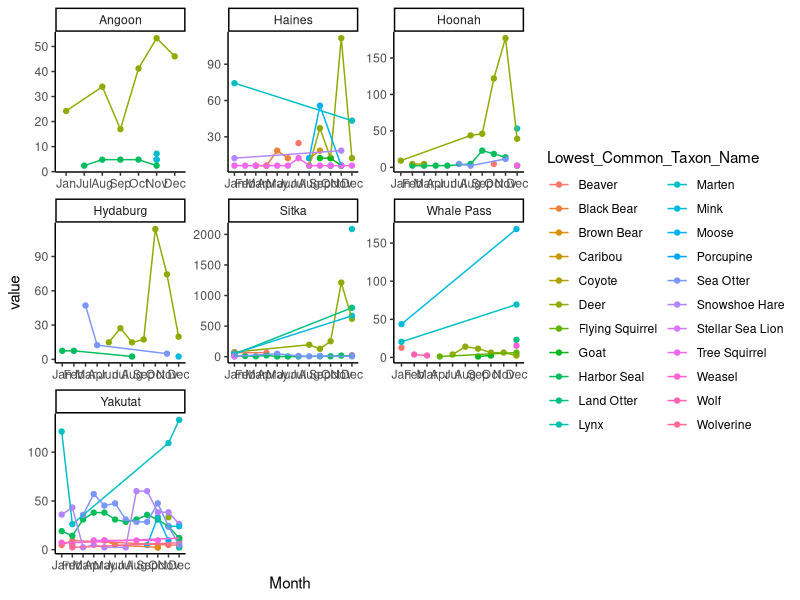

Generate this figure with R: (Note: this script raises an error after producing the figure.)
##ADF&G Harvest Timings
library(tidyverse)
library(ggplot2)
library(readxl)
library(reshape2)
df_mam <- read_excel("data/Harvest_Timing_ADFG.xlsx", sheet = 1)
df_bird <- read_excel("data/Harvest_Timing_ADFG.xlsx", sheet = 2)

##clean up mammal dataframe to remove the sex specifics
df_mam <- df_mam %>%
  filter(!grepl("male", Resource)) %>%
  filter(!grepl("sex", Resource)) %>%
  filter(!grepl("cow", Resource)) %>%
  filter(!grepl("bull", Resource)) %>%
  rename(Lowest_Common_Taxon_Name = "Resource")

##read in taxa characteristics
char <- read_excel("data/harvest_species_list_characteristics_5.xlsx", sheet = 1)

df_mam_2 <- df_mam %>%
  left_join(char, by = "Lowest_Common_Taxon_Name") %>%
  select(Community, Year, Taxa_lvl1:Taxa_lvl5, Lowest_Common_Taxon_Name, Habitat:Trophic_Category, Jan:Unk)

test <- df_mam_2 %>%
  filter(is.na(Taxa_lvl1)) %>%
  select(Lowest_Common_Taxon_Name, Taxa_lvl1:Taxa_lvl5) %>%
  distinct()

##still need to fix to get squirrel info in there

df_mam_long <- df_mam_2 %>%
  select(Community, Year, Lowest_Common_Taxon_Name, Habitat, Jan:Dec) %>% ##for now not including unknown in time series
  melt(id.vars = c("Community", "Year", "Lowest_Common_Taxon_Name", "Habitat"), variable.name = "Month") %>%
  filter(value != 0)

ggplot(df_mam_long, aes(x = Month, y = value, group = Lowest_Common_Taxon_Name, color = Lowest_Common_Taxon_Name)) +
  geom_point() +
  geom_line() +
  theme_classic() +
  facet_wrap(~Community, scale = "free")

##bird harvest
df_bird <- df_bird %>%
  dplyr::rename(Lowest_Common_Taxon_Name = "Resource")

df_bird_2 <- df_bird %>%
  left_join(char, by = "Lowest_Common_Taxon_Name") #%>%
  select(Community, Year, Taxa_lvl1:Taxa_lvl5, Lowest_Common_Taxon_Name, Habitat:Trophic_Category, Jan:Unk)
##need to clean up names..for now just plot 


df_bird_long <- df_bird %>%
  melt(id.vars = c("Community", "Year", "Lowest_Common_Taxon_Name"), variable.name = "Season") %>%
  filter(value != 0)

ggplot(df_bird_long, aes(x = Season, y = value, group = Lowest_Common_Taxon_Name, color = Lowest_Common_Taxon_Name)) +
  geom_boxplot() +
  theme_classic() +
  facet_wrap(~Community, scale = "free")


df_bird_long$Season <- ordered(df_bird_long$Season, 
                               levels = c("Spring", "Summer", "Fall", "Winter", "Season Unknown"))

  
ggplot(df_bird_long, aes(x = Season, y = value,group = Lowest_Common_Taxon_Name, color = Lowest_Common_Taxon_Name )) +
  geom_point() +
  geom_line() +
  theme_classic() +
  facet_wrap(~Community)


##Looking at reported harvest for species w/ harvest data
df_final <- read.csv("data/intermediate_data/harvest_data_clean.csv")

df_final <- df_final %>%
  filter(!if_all(Percent_Using:Estimated_Amount_Harvested, ~ .x == 0))

birds <- df_final %>%
  filter(Taxa_lvl1 == "Birds and Eggs")

halibut <- df_final %>%
  filter(Taxa_lvl4 == "Halibut")

ggplot(halibut, aes(x = Site_Year_Code, y = Estimated_Total_Pounds_Harvested)) +
  geom_col() +
  theme_classic() +
  theme(axis.text.x = element_text(angle = 45, hjust = 1, size = 12),axis.text.y = element_text(size = 10),axis.title.y=element_text(size = 12), axis.title.x = element_blank(),  text = element_text(family = "Times New Roman"), strip.background = element_blank()) 

ggplot(halibut, aes(x = Site_Year_Code, y = Percapita_Pounds_Harvested)) +
  geom_col() +
  theme_classic() +
  theme(axis.text.x = element_text(angle = 45, hjust = 1, size = 12),axis.text.y = element_text(size = 10),axis.title.y=element_text(size = 12), axis.title.x = element_blank(),  text = element_text(family = "Times New Roman"), strip.background = element_blank()) 

test <- df_final %>%
  filter(Taxa_lvl5 == "Marten")
